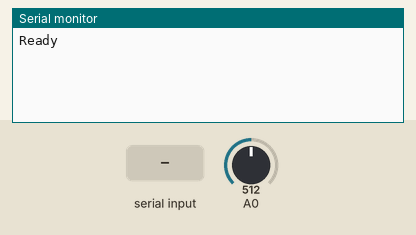
A sketch run on a simulated Arduino Uno, built with avr-gcc and run on an emulated ATmega328P. Shown: the last lines printed to the serial monitor. Inputs (shaded band) come from the test bench; at power-on: A0 = 512. WiFi joins after 1.5 s; servers stay silent unless stated.

Above: at 3.0 s.
3.1 s: A0 set to 716
At 6.0 s:
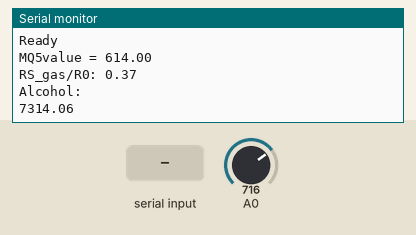
6.3 s: "1" received over the second serial link
7.8 s: "0" received over the second serial link
9.3 s: A0 set to 900
At 9.9 s:
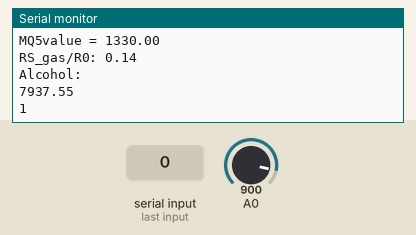

The sketch:

arduinoproject.ino
```cpp
#include <SoftwareSerial.h>
#define BLYNK_PRINT Serial
#include <ESP8266_Lib.h>
#include <BlynkSimpleShieldEsp8266.h>
//#define EspSerial Serial1
#define ESP8266_BAUD 9600
SoftwareSerial ESPserial(2, 3);
ESP8266 wifi(&ESPserial);

int MQ5=A0;
int MQ135=A1;
float MQ135value;
float MQ5value;
float rsro;
char auth[] = "kGcM_L4VNDE3VD3xp_OU1GhjQLbLHNNt";
char ssid[] = "POCO F1";
char pass[] = "pavan123";
float RS_air;
float R0=20.0;
float ratio=0.0;


BlynkTimer timer;
float uptimeCounter;

// This function will run every time Blynk connection is established
BLYNK_CONNECTED() {
  //get data stored in virtual pin V0 from server
  Blynk.syncVirtual(V5);
}
float CO(float r){
  return -(r-4.0)*9000;
}
float alcohol(float r){
  return -((r-3.0)*25000)/9;
}
float LPG(float r){
  return -(r-0.9)*1500;
}
float CH_4(float r){
  return -((r-1.5)*80000)/13;
}
float h_2(float r){
  return -((r-1.9)*35000)/13;
}
void increment() {
  uptimeCounter=ratio;

  //storing int in V0 pin on server
  Blynk.virtualWrite(V5, CO(ratio))
  ;
  Blynk.virtualWrite(V4, alcohol(ratio));


}

float map_value(float value,float input_start,float input_end,float output_start,float output_end){
  float output = (float)(output_start + ((output_end - output_start) / (input_end - input_start)) * (value - input_start));
  return output;
}
void setup()
{
  Serial.begin(9600);
  ESPserial.begin(9600);
  Serial.println("Ready");
  ESPserial.begin(ESP8266_BAUD);
  delay(10);
  Blynk.begin(auth, wifi, ssid, pass);

  timer.setInterval(1000L, increment);
}

void loop()
{   Blynk.run();
    timer.run();

    int count = 1;
    float avg;
    while(count<=10){
        MQ5value= MQ5value+analogRead(A0);
        count = count+1;
        delay(300);

    }
    avg = MQ5value/10;

    RS_air = (5.0-(avg/1024.0))/(avg/1024.0); // omit *RL
    Serial.print("MQ5value = ");
    Serial.println(avg);
    ratio = RS_air/R0;
    Serial.print("RS_gas/R0: ");
    Serial.println(ratio);
   // Serial.println(CO(ratio));
    Serial.println("Alcohol: ");
    Serial.println(alcohol(ratio));
    delay(100);
   // rsro=map_value(MQ5value,0,1023,0.1,10);
   // Serial.println(rsro);
    // listen for communication from the ESP8266 and then write it to the serial monitor
    if(ESPserial.available())
    {
      Serial.write(ESPserial.read());
    }


    // listen for user input and send it to the ESP8266
    if(Serial.available())
    {  ESPserial.write( Serial.read());
    }
    delay(500);
}
```

Measured:
- after the input at 3.1 s, the serial monitor: prints a new line after 1.7 s (image 1)
